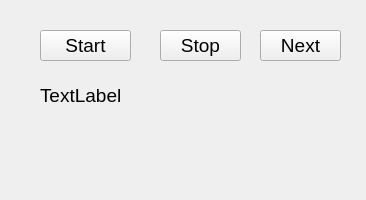
<?xml version="1.0" encoding="UTF-8"?>
<ui version="4.0">
 <class>Widget</class>
 <widget class="QWidget" name="Widget">
  <property name="geometry">
   <rect>
    <x>0</x>
    <y>0</y>
    <width>366</width>
    <height>200</height>
   </rect>
  </property>
  <property name="windowTitle">
   <string>Widget</string>
  </property>
  <widget class="QPushButton" name="btnStart">
   <property name="geometry">
    <rect>
     <x>40</x>
     <y>30</y>
     <width>91</width>
     <height>31</height>
    </rect>
   </property>
   <property name="font">
    <font>
     <pointsize>14</pointsize>
    </font>
   </property>
   <property name="text">
    <string>Start</string>
   </property>
  </widget>
  <widget class="QPushButton" name="btnStop">
   <property name="geometry">
    <rect>
     <x>160</x>
     <y>30</y>
     <width>81</width>
     <height>31</height>
    </rect>
   </property>
   <property name="font">
    <font>
     <pointsize>14</pointsize>
    </font>
   </property>
   <property name="text">
    <string>Stop</string>
   </property>
  </widget>
  <widget class="QLabel" name="lbStatus">
   <property name="geometry">
    <rect>
     <x>40</x>
     <y>80</y>
     <width>201</width>
     <height>31</height>
    </rect>
   </property>
   <property name="font">
    <font>
     <pointsize>14</pointsize>
    </font>
   </property>
   <property name="text">
    <string>TextLabel</string>
   </property>
  </widget>
  <widget class="QPushButton" name="btnNext">
   <property name="geometry">
    <rect>
     <x>260</x>
     <y>30</y>
     <width>81</width>
     <height>31</height>
    </rect>
   </property>
   <property name="font">
    <font>
     <pointsize>14</pointsize>
    </font>
   </property>
   <property name="text">
    <string>Next</string>
   </property>
  </widget>
 </widget>
 <resources/>
 <connections/>
</ui>
